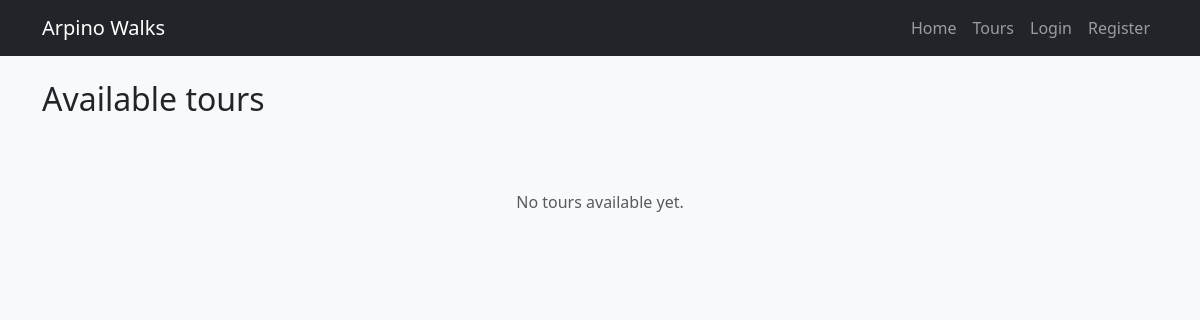
The app's page /tours, older data.
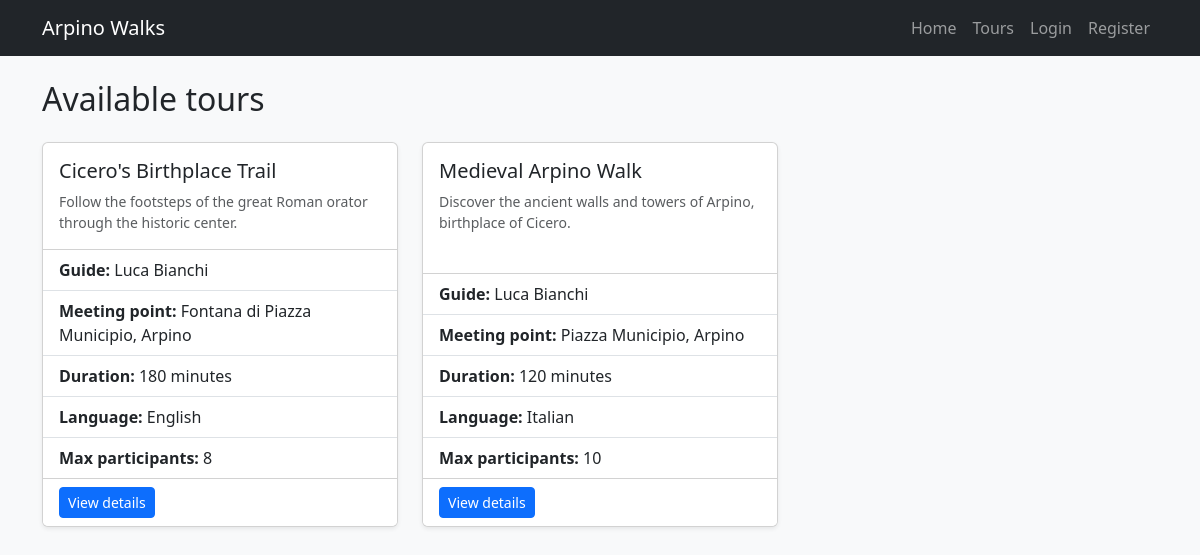
The same page, newer data.
### tables this page shows
CREATE TABLE tours (
    id INTEGER PRIMARY KEY AUTOINCREMENT,
    guide_id INTEGER NOT NULL,
    title TEXT NOT NULL,
    meeting_point TEXT NOT NULL,
    duration_minutes INTEGER NOT NULL CHECK(duration_minutes > 0),
    language TEXT NOT NULL CHECK(language IN ('Italian', 'English', 'Spanish', 'Portuguese', 'German')),
    max_participants INTEGER NOT NULL CHECK(max_participants > 0),
    description TEXT NOT NULL,
    created_at TEXT NOT NULL,
    FOREIGN KEY (guide_id) REFERENCES users(id) ON DELETE CASCADE
);

### app.py (the view)
@app.route("/tours")
def tours():
    tours = tour_dao.get_tours()
    return render_template("tours.html", tours=tours)

### dao/tour_dao.py (called while the page is built)
def get_tours():
    conn = get_connection()
    cur = conn.cursor()
    cur.execute("""
        SELECT
            t.id,
            t.title,
            t.meeting_point,
            t.duration_minutes,
            t.language,
            t.max_participants,
            t.description,
            t.created_at,
            u.first_name || ' ' || u.last_name AS guide_name
        FROM tours t, users u
        WHERE t.guide_id = u.id
        ORDER BY t.title
    """)
    tours = cur.fetchall()
    cur.close()
    conn.close()
    return tours

### db/database.py (called while the page is built)
def get_connection():
    conn = sqlite3.connect(DB_PATH)
    conn.row_factory = sqlite3.Row
    conn.execute("PRAGMA foreign_keys = ON;")
    return conn

### templates/tours.html (shortened to what this page needs)
{% extends "base.html" %}
{% block content %}
<section>
    <h1 class="h2 mb-4">Available tours</h1>
    {% if tours %}
        <div class="row row-cols-1 row-cols-md-2 row-cols-lg-3 g-4">
            {% for tour in tours %}
                <div class="col">
                    <article class="card h-100 shadow-sm">
                        <div class="card-body">
                            <h2 class="card-title h5">{{ tour.title }}</h2>
                            <p class="card-text text-muted small">
                                {{ tour.description | truncate(120) }}
                            </p>
                        </div>
                        <ul class="list-group list-group-flush">
                            <li class="list-group-item">
                                <strong>Guide:</strong> {{ tour.guide_name }}
                            </li>
                            <li class="list-group-item">
                                <strong>Meeting point:</strong> {{ tour.meeting_point }}
                            </li>
                            <li class="list-group-item">
                                <strong>Duration:</strong> {{ tour.duration_minutes | int }} minutes
                            </li>
                            <li class="list-group-item">
                                <strong>Language:</strong> {{ tour.language }}
                            </li>
                            <li class="list-group-item">
                                <strong>Max participants:</strong> {{ tour.max_participants }}
                            </li>
                        </ul>
                        <div class="card-footer bg-white border-top-0">
                            <a href="{{ url_for('tour_detail', tour_id=tour.id) }}" class="btn btn-primary btn-sm">
                                View details
                            </a>
                        </div>
                    </article>
                </div>
            {% endfor %}
        </div>
    {% else %}
        <div class="text-center py-5">
            <p class="text-muted mb-3">No tours available yet.</p>
        </div>
    {% endif %}
</section>
{% endblock %}

### templates/base.html (shortened to what this page needs)
<!DOCTYPE html>
<html lang="en">
<head>
    <link href="https://cdn.jsdelivr.net/npm/bootstrap@5.3.7/dist/css/bootstrap.min.css" rel="stylesheet">
    <link rel="stylesheet" href="{{ url_for('static', filename='styles/styles.css') }}">
</head>
<body>
    <header>
        <nav class="navbar navbar-expand-lg navbar-dark bg-dark">
            <div class="container">
                <a class="navbar-brand" href="{{ url_for('index') }}">Arpino Walks</a>
                <div class="collapse navbar-collapse" id="mainNavbar">
                    <ul class="navbar-nav ms-auto">
                        <li class="nav-item">
                            <a class="nav-link" href="{{ url_for('index') }}">Home</a>
                        </li>
                        {% if current_user.is_authenticated %}
                            {% if current_user.role == 'participant' %}
                                <li class="nav-item">
                                    <a class="nav-link" href="{{ url_for('participant_profile') }}">My profile</a>
                                </li>
                            {% elif current_user.role == 'guide' %}
                                <li class="nav-item">
                                    <a class="nav-link" href="{{ url_for('guide_profile') }}">My profile</a>
                                </li>
                            {% elif current_user.role == 'admin' %}
                                <li class="nav-item">
                                    <a class="nav-link" href="{{ url_for('admin_dashboard') }}">Admin</a>
                                </li>
                            {% endif %}
                            <li class="nav-item">
                                <a class="nav-link" href="{{ url_for('logout') }}">Logout</a>
                            </li>
                        {% else %}
                            <li class="nav-item">
                                <a class="nav-link" href="{{ url_for('tours') }}">Tours</a>
                            </li>
                            <li class="nav-item">
                                <a class="nav-link" href="{{ url_for('login') }}">Login</a>
                            </li>
                            <li class="nav-item">
                                <a class="nav-link" href="{{ url_for('register') }}">Register</a>
                            </li>
                        {% endif %}
                    </ul>
                </div>
            </div>
        </nav>
    </header>
    <main class="container py-4">
        {% block content %}{% endblock %}
    </main>
</body>
</html>

### static/styles/styles.css (style rules this page uses)
body { background-color: #f8f9fa; }
h1, h2, h3 { color: #212529; }

Row changes from the older to the newer data that the page shows:
added tours: title "Cicero's Birthplace Trail", description "Follow the footsteps of the great Roman orator through the historic center.", guide_name "Luca Bianchi", meeting_point "Fontana di Piazza Municipio, Arpino", duration_minutes "180", language "English", max_participants "8"
added tours: title "Medieval Arpino Walk", description "Discover the ancient walls and towers of Arpino, birthplace of Cicero.", guide_name "Luca Bianchi", meeting_point "Piazza Municipio, Arpino", duration_minutes "120", language "Italian", max_participants "10"
Text that changed along with them:
text no longer shown: "No tours available yet."
